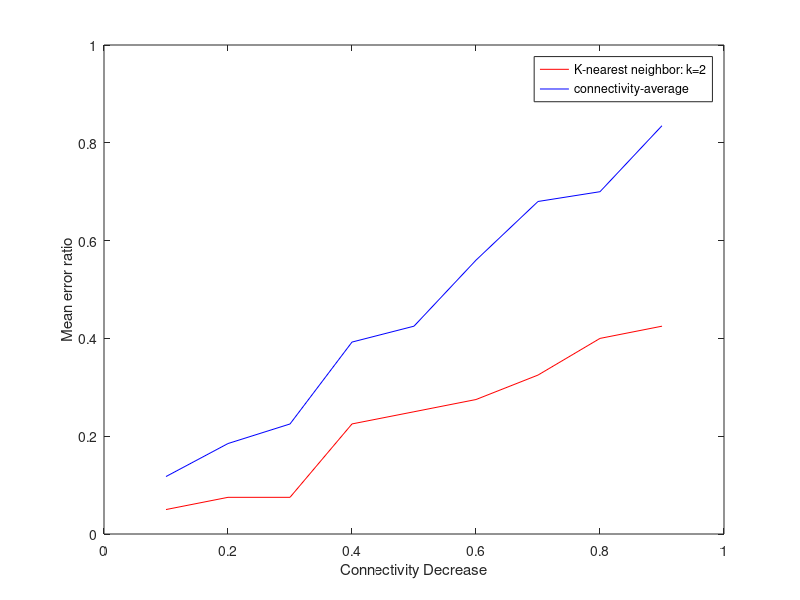

Write the MATLAB code that produced this figure.
X1 = [0.0500 0.075 0.075 0.2251 0.25 0.275 0.325 0.4 0.425];
X2 = [0.1175 0.1850 0.2250 0.3925 0.425 0.56 0.68 0.7 0.835];
L = [0.1 0.2 0.3 0.4 0.5 0.6 0.7 0.8 0.9];
plot(L,X1,'-r' , L, X2, '-b');
legend('K-nearest neighbor: k=2', 'connectivity-average');
xlabel('Connectivity Decrease');
ylabel('Mean error ratio');